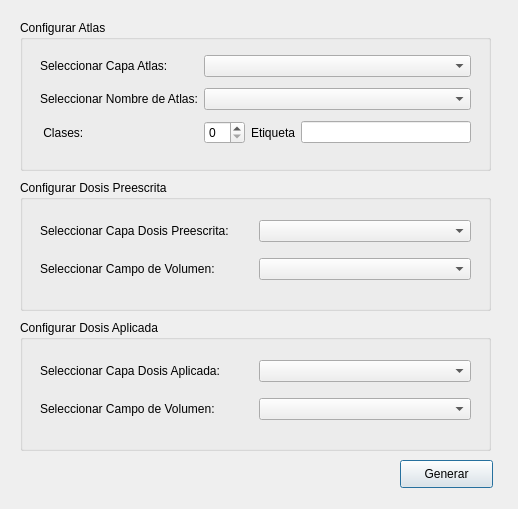
<?xml version="1.0" encoding="UTF-8"?>
<ui version="4.0">
 <class>Dialog</class>
 <widget class="QDialog" name="Dialog">
  <property name="geometry">
   <rect>
    <x>0</x>
    <y>0</y>
    <width>518</width>
    <height>509</height>
   </rect>
  </property>
  <property name="windowTitle">
   <string>Dialog</string>
  </property>
  <widget class="QGroupBox" name="groupBox">
   <property name="geometry">
    <rect>
     <x>20</x>
     <y>20</y>
     <width>471</width>
     <height>151</height>
    </rect>
   </property>
   <property name="title">
    <string>Configurar Atlas</string>
   </property>
   <widget class="QWidget" name="gridLayoutWidget">
    <property name="geometry">
     <rect>
      <x>20</x>
      <y>30</y>
      <width>431</width>
      <height>101</height>
     </rect>
    </property>
    <layout class="QGridLayout" name="gridLayout">
     <item row="0" column="0">
      <widget class="QLabel" name="label">
       <property name="text">
        <string>Seleccionar Capa Atlas:</string>
       </property>
      </widget>
     </item>
     <item row="2" column="0">
      <widget class="QLabel" name="label_7">
       <property name="text">
        <string> Clases:</string>
       </property>
      </widget>
     </item>
     <item row="2" column="2">
      <widget class="QLabel" name="label_8">
       <property name="text">
        <string>Etiqueta</string>
       </property>
      </widget>
     </item>
     <item row="2" column="1">
      <widget class="QSpinBox" name="spin_clases"/>
     </item>
     <item row="1" column="0">
      <widget class="QLabel" name="label_2">
       <property name="text">
        <string>Seleccionar Nombre de Atlas:</string>
       </property>
      </widget>
     </item>
     <item row="2" column="3">
      <widget class="QLineEdit" name="line_label"/>
     </item>
     <item row="0" column="1" colspan="3">
      <widget class="QgsMapLayerComboBox" name="combo_atlas_layer"/>
     </item>
     <item row="1" column="1" colspan="3">
      <widget class="QgsFieldComboBox" name="combo_atlas_field"/>
     </item>
    </layout>
   </widget>
  </widget>
  <widget class="QGroupBox" name="groupBox_2">
   <property name="geometry">
    <rect>
     <x>20</x>
     <y>180</y>
     <width>471</width>
     <height>131</height>
    </rect>
   </property>
   <property name="title">
    <string>Configurar Dosis Preescrita</string>
   </property>
   <widget class="QWidget" name="gridLayoutWidget_2">
    <property name="geometry">
     <rect>
      <x>20</x>
      <y>30</y>
      <width>431</width>
      <height>80</height>
     </rect>
    </property>
    <layout class="QGridLayout" name="gridLayout_2">
     <item row="0" column="1">
      <widget class="QgsMapLayerComboBox" name="combo_prees_layer"/>
     </item>
     <item row="1" column="0">
      <widget class="QLabel" name="label_4">
       <property name="text">
        <string>Seleccionar Campo de Volumen:</string>
       </property>
      </widget>
     </item>
     <item row="1" column="1">
      <widget class="QgsFieldComboBox" name="combo_prees_field"/>
     </item>
     <item row="0" column="0">
      <widget class="QLabel" name="label_3">
       <property name="text">
        <string>Seleccionar Capa Dosis Preescrita:</string>
       </property>
      </widget>
     </item>
    </layout>
   </widget>
  </widget>
  <widget class="QGroupBox" name="groupBox_3">
   <property name="geometry">
    <rect>
     <x>20</x>
     <y>320</y>
     <width>471</width>
     <height>131</height>
    </rect>
   </property>
   <property name="title">
    <string>Configurar Dosis Aplicada</string>
   </property>
   <widget class="QWidget" name="gridLayoutWidget_3">
    <property name="geometry">
     <rect>
      <x>20</x>
      <y>30</y>
      <width>431</width>
      <height>80</height>
     </rect>
    </property>
    <layout class="QGridLayout" name="gridLayout_3">
     <item row="0" column="1">
      <widget class="QgsMapLayerComboBox" name="combo_apl_layer"/>
     </item>
     <item row="1" column="0">
      <widget class="QLabel" name="label_5">
       <property name="text">
        <string>Seleccionar Campo de Volumen:</string>
       </property>
      </widget>
     </item>
     <item row="1" column="1">
      <widget class="QgsFieldComboBox" name="combo_apl_field"/>
     </item>
     <item row="0" column="0">
      <widget class="QLabel" name="label_6">
       <property name="text">
        <string>Seleccionar Capa Dosis Aplicada:</string>
       </property>
      </widget>
     </item>
    </layout>
   </widget>
  </widget>
  <widget class="QPushButton" name="pushButton">
   <property name="geometry">
    <rect>
     <x>400</x>
     <y>460</y>
     <width>93</width>
     <height>28</height>
    </rect>
   </property>
   <property name="text">
    <string>Generar</string>
   </property>
  </widget>
 </widget>
 <customwidgets>
  <customwidget>
   <class>QgsFieldComboBox</class>
   <extends>QComboBox</extends>
   <header>qgsfieldcombobox.h</header>
  </customwidget>
  <customwidget>
   <class>QgsMapLayerComboBox</class>
   <extends>QComboBox</extends>
   <header>qgsmaplayercombobox.h</header>
  </customwidget>
 </customwidgets>
 <resources/>
 <connections/>
</ui>
